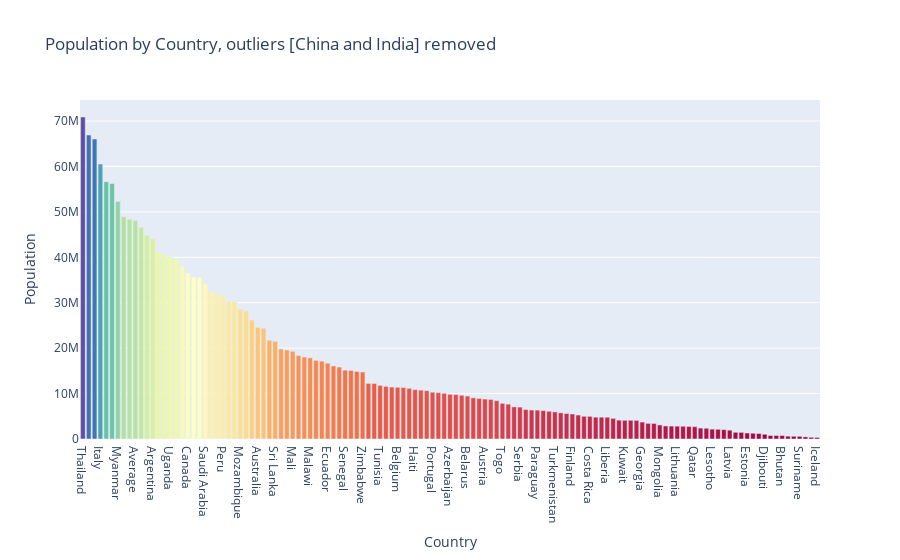

The notebook cell saved with this chart:
### Code cell
def IQR(series):
    x = series
    mask = ((x >= x.quantile(0.25) - 1.5*(x.quantile(0.75)-x.quantile(0.25))) & (x <= x.quantile(0.75) + 1.5*(x.quantile(0.75)-x.quantile(0.25))))
    return mask

# static

def fig_F_popbar():

    pop_dash = pop.T.reset_index().rename(columns={"index": "Year"})
    mask = ( pop_dash["Year"]==2017 )
    pop_dash = pop_dash[mask].drop(["Year"], axis=1).T.rename(columns={9:"pop"}).sort_values(by=["pop"], ascending=False)    

    mask = IQR(pop_dash["pop"])

    return go.Figure(go.Bar(y=pop_dash[mask]["pop"], x=pop_dash[mask].index, marker={"color": pop_dash[mask]["pop"], "colorscale": "Spectral"})).update_layout({
        "title": "Population by Country, outliers [China and India] removed",
        "xaxis": {"title": "Country"},
        "yaxis": {"title": "Population"},
    })

fig_F_popbar()

### Figure 1 — Plotly figure (JSON) as saved in the notebook; plotly's stock layout.template omitted (floating-point values rounded to 4 significant figures)
{"data": [{"marker": {"color": [70898202, 66918020, 66058859, 60536709, 56641209, 56267032, 52288341, 48948137, 48351671, 48120000.0, 46593236, 44880758, 44044811, 41136546, 40679828, 40127085, 39621162, 37974826, 36545075, 35643418, 35528115, 34193122, 32388600, 31975806, 31605486, 30222262, 30208628, 28569441, 28183426, 26169542, 24592588, 24393181, 21737922, 21506813, 19835858, 19588715, 19311355, 18368577, 18037776, 17881167, 17298054, 17131296, 16696944, 16087418, 15830689, 15157793, 15085884, 14864221, 14751101, 12240789, 12230339, 11811443, 11596779, 11435533, 11375158, 11336405, 11155593, 10863543, 10754679, 10647244, 10300300, 10215381, 10057698, 9854033, 9787966, 9626842, 9458989, 9068296, 8925525, 8797566, 8713300, 8451840, 7852795, 7677565, 7075947, 7020858, 6480532, 6378261, 6355404, 6266654, 6109252, 5968383, 5764980, 5612253, 5508214, 5276968, 4996741, 4993842, 4813600, 4807388, 4796631, 4541854, 4160015, 4124904, 4124531, 4096063, 3728004, 3440027, 3422200, 3096030, 2873457, 2851923, 2828403, 2808376, 2755189, 2711755, 2401840, 2364534, 2170617, 2140215, 2066388, 1942248, 1478607, 1456834, 1317384, 1264887, 1208523, 1040233, 763252, 761664, 756121, 622373, 596336, 587559, 467999, 374693, 343400], "colorscale": [[0, "rgb(158,1,66)"], [0.1, "rgb(213,62,79)"], [0.2, "rgb(244,109,67)"], [0.3, "rgb(253,174,97)"], [0.4, "rgb(254,224,139)"], [0.5, "rgb(255,255,191)"], [0.6, "rgb(230,245,152)"], [0.7, "rgb(171,221,164)"], [0.8, "rgb(102,194,165)"], [0.9, "rgb(50,136,189)"], [1, "rgb(94,79,162)"]]}, "type": "bar", "x": ["Thailand", "France", "United Kingdom", "Italy", "South Africa", "Tanzania", "Myanmar", "Kenya", "Colombia", "Average", "Spain", "Ukraine", "Argentina", "Algeria", "Sudan", "Uganda", "Iraq", "Poland", "Canada", "Afghanistan", "Morocco", "Saudi Arabia", "Uzbekistan", "Malaysia", "Peru", "Ghana", "Angola", "Mozambique", "Nepal", "Madagascar", "Australia", "Cameroon", "Niger", "Sri Lanka", "Burkina Faso", "Romania", "Mali", "Chile", "Kazakhstan", "Malawi", "Zambia", "Netherlands", "Ecuador", "Guatemala", "Cambodia", "Senegal", "Chad", "Somalia", "Zimbabwe", "Guinea", "Rwanda", "Tunisia", "Benin", "Bolivia", "Belgium", "Cuba", "Burundi", "Haiti", "Greece", "Dominican Republic", "Portugal", "Jordan", "Sweden", "Azerbaijan", "Hungary", "Honduras", "Belarus", "United Arab Emirates", "Tajikistan", "Austria", "Israel", "Switzerland", "Togo", "Sierra Leone", "Bulgaria", "Serbia", "Nicaragua", "Libya", "Paraguay", "El Salvador", "Lebanon", "Turkmenistan", "Denmark", "Singapore", "Finland", "Norway", "Central African Republic", "Costa Rica", "New Zealand", "Ireland", "Liberia", "Oman", "Mauritania", "Kuwait", "Croatia", "Panama", "Georgia", "Bosnia and Herzegovina", "Uruguay", "Mongolia", "Albania", "Armenia", "Lithuania", "Jamaica", "Moldova", "Qatar", "Botswana", "Namibia", "Lesotho", "Gabon", "Slovenia", "Latvia", "Trinidad and Tobago", "Bahrain", "Estonia", "Mauritius", "Cyprus", "Djibouti", "Guyana", "Comoros", "Bhutan", "Montenegro", "Luxembourg", "Suriname", "Malta", "Belize", "Iceland"], "y": [70898202, 66918020, 66058859, 60536709, 56641209, 56267032, 52288341, 48948137, 48351671, 48120000.0, 46593236, 44880758, 44044811, 41136546, 40679828, 40127085, 39621162, 37974826, 36545075, 35643418, 35528115, 34193122, 32388600, 31975806, 31605486, 30222262, 30208628, 28569441, 28183426, 26169542, 24592588, 24393181, 21737922, 21506813, 19835858, 19588715, 19311355, 18368577, 18037776, 17881167, 17298054, 17131296, 16696944, 16087418, 15830689, 15157793, 15085884, 14864221, 14751101, 12240789, 12230339, 11811443, 11596779, 11435533, 11375158, 11336405, 11155593, 10863543, 10754679, 10647244, 10300300, 10215381, 10057698, 9854033, 9787966, 9626842, 9458989, 9068296, 8925525, 8797566, 8713300, 8451840, 7852795, 7677565, 7075947, 7020858, 6480532, 6378261, 6355404, 6266654, 6109252, 5968383, 5764980, 5612253, 5508214, 5276968, 4996741, 4993842, 4813600, 4807388, 4796631, 4541854, 4160015, 4124904, 4124531, 4096063, 3728004, 3440027, 3422200, 3096030, 2873457, 2851923, 2828403, 2808376, 2755189, 2711755, 2401840, 2364534, 2170617, 2140215, 2066388, 1942248, 1478607, 1456834, 1317384, 1264887, 1208523, 1040233, 763252, 761664, 756121, 622373, 596336, 587559, 467999, 374693, 343400]}], "layout": {"autosize": true, "title": {"text": "Population by Country, outliers [China and India] removed"}, "xaxis": {"autorange": true, "range": [-0.5, 126.5], "title": {"text": "Country"}, "type": "category"}, "yaxis": {"autorange": true, "range": [0, 74630000.0], "title": {"text": "Population"}, "type": "linear"}}}
